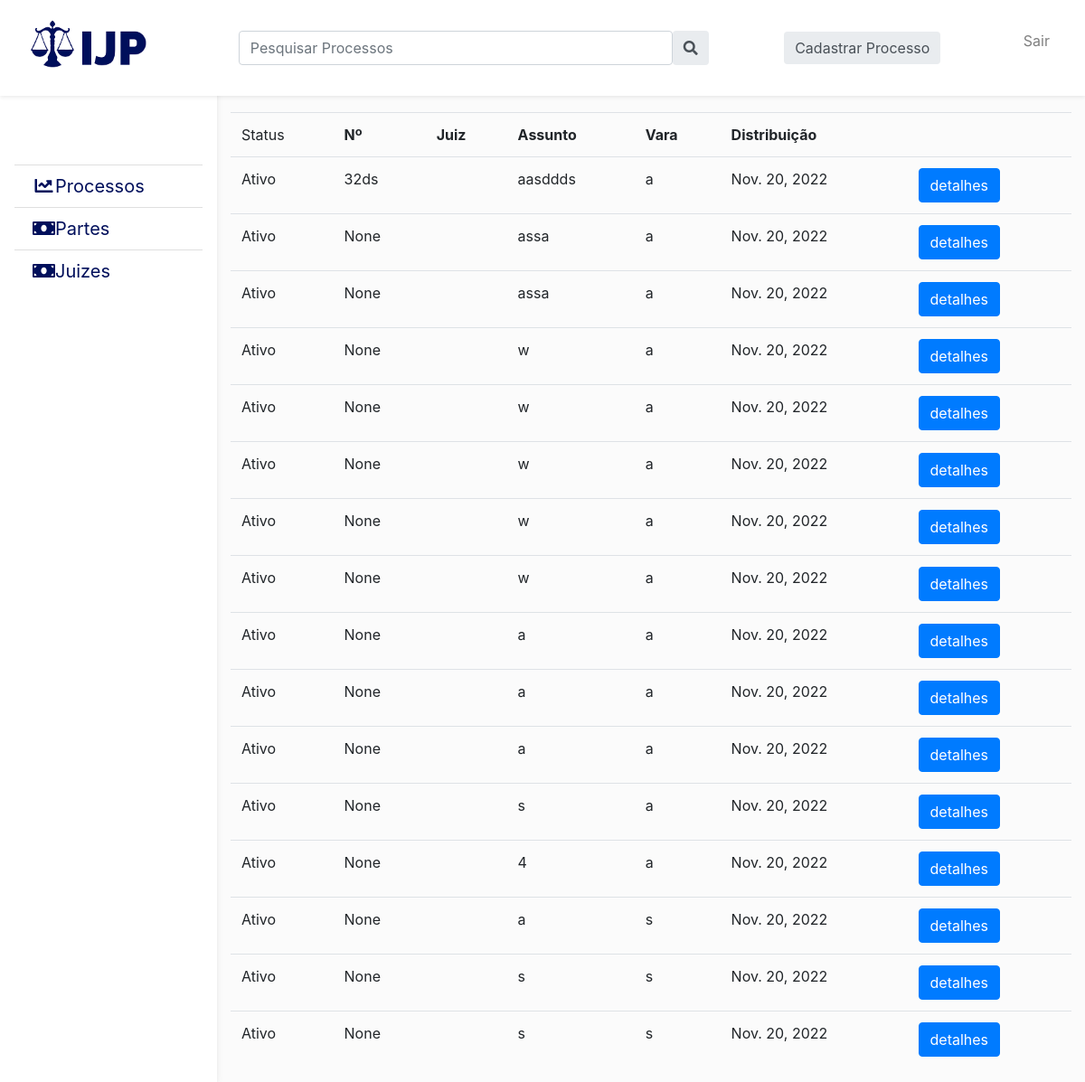
The app's page /processos (signed in), older data.
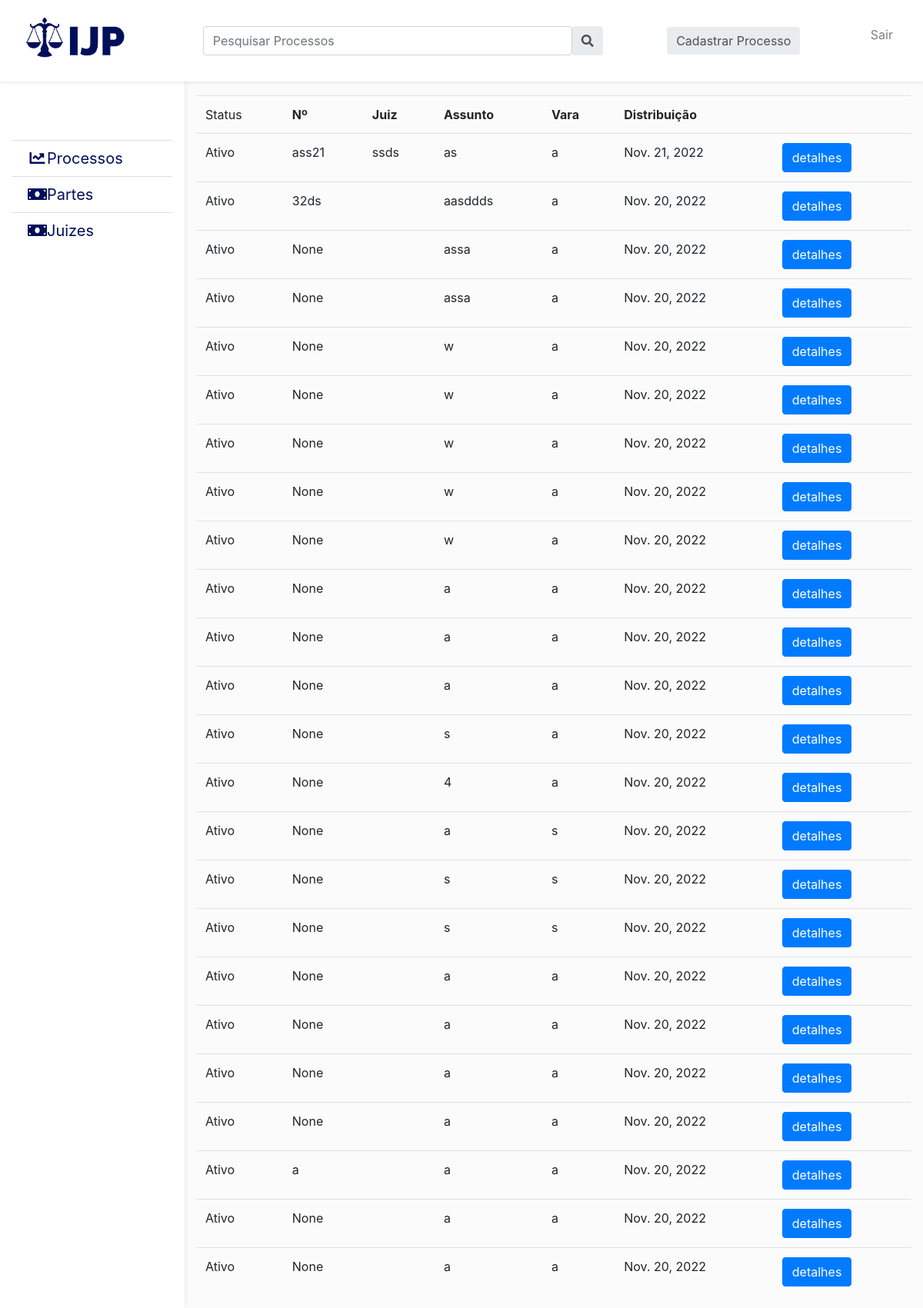
The same page, newer data.
### process/models.py (models this page shows)
class Process (models.Model):
    number = models.CharField(
        max_length=25, unique=True, null=True, blank=True)
    class_process = models.CharField(max_length=50)
    court = models.CharField(max_length=50)
    forum = models.CharField(max_length=50)
    subject = models.CharField(max_length=50)
    organ = models.CharField(max_length=50, null=True, blank=True)
    area = models.CharField(max_length=50, null=True, blank=True)
    county = models.CharField(max_length=50, null=True, blank=True)
    controll = models.CharField(max_length=50, null=True, blank=True)
    distribution = models.DateField(auto_now_add=True)
    judge = models.ForeignKey(
        Judge, on_delete=models.SET_NULL, null=True, blank=True)
    value = models.FloatField()
    status = models.BooleanField(default=True, null=True, blank=True)
    slug = models.SlugField(null=True, blank=True)

### judge/models.py (models this page shows, shortened)
class Judge(models.Model):
    name = models.CharField(max_length=100, null=False)
    cnj = models.CharField(max_length=18, null=False, )

### process/views/admin_processes_views.py (the view, shortened to what this page needs)
# urls.py: path('processos', views.ProcessList.as_view(), name='list'),
@method_decorator(
    login_required(login_url='process:loginPage', redirect_field_name='next'),
    name='dispatch'
)
class ProcessList(ListView):
    model = Process
    context_object_name = 'processes'
    ordering = ['-distribution']
    template_name = 'adm/process/processList.html'
    def get_queryset(self, *args, **kwargs):
        search = self.request.GET.get('search')
        qs = super().get_queryset(*args, **kwargs)
        return qs
    def get_context_data(self, *args, **kwargs):
        ctx = super().get_context_data(*args, **kwargs)
        ctx.update({"active": 1, 'tag': 'Processo', })
        return ctx

### templates/adm/process/processList.html (shortened to what this page needs)
{% extends 'adm/baseAdmin.html' %}
{% block searchInput %}
<form method="GET" class="d-none d-md-flex input-group w-auto my-auto">
  <input name="search" autocomplete="off" type="search" class="form-control rounded"
    placeholder='Pesquisar Processos' style="min-width: 10px; width:60vh;" />
  <button type="submit" class="input-group-text border-0"><i class="fas fa-search"></i></button>
</form>
{% endblock searchInput %}
{%block button%}
<form method="GET" class="d-none d-md-flex input-group w-auto my-auto">
  <a href="{% url 'process:register'  %}" type="button" class="btn input-group-text border-0">Cadastrar {{tag}}</a>
</form>
{% endblock %}
{%block content%}
<table class="table table-stripped">
    <tbody>
      <tr>
        <td>Status</td>
        <td><b>Nº</b></td>
        <td><b>Juiz</b></td>
        <td><b>Assunto</b></td>
        <td><b>Vara</b></td>
        <td><b>Distribuição</b></td>
        <td></td>
      </tr>
      {% for i in processes  %}
      <tr>
        {% if  i.status%}
        <td>Ativo</td>
        {%else %}
        <td>Inativo</td>
        {% endif %}
      <td>{{i.number}}</td>
        <td>{{i.judge.name}}</td>
        <td>{{i.subject}}</td>
        <td>{{i.court}}</td>
        <td>{{i.distribution}}</td>
        <td><a href="{%url 'process:detail' i.id  %}" style="color:#FFF;" class='btn btn-primary'>detalhes</button></td>
      </tr>
      {% endfor %}
    </tbody>
  </table>
{% endblock %}

Row changes from the older to the newer data that the page shows:
added Process: status "Ativo", number "ass21", judge.name "ssds", subject "as", court "a", distribution "Nov. 21, 2022"
added Process: status "Ativo", number "None", subject "a", court "a", distribution "Nov. 20, 2022"
added Process: status "Ativo", number "None", subject "a", court "a", distribution "Nov. 20, 2022"
added Process: status "Ativo", number "None", subject "a", court "a", distribution "Nov. 20, 2022"
added Process: status "Ativo", number "None", subject "a", court "a", distribution "Nov. 20, 2022"
added Process: status "Ativo", number "a", subject "a", court "a", distribution "Nov. 20, 2022"
added Process: status "Ativo", number "None", subject "a", court "a", distribution "Nov. 20, 2022"
added Process: status "Ativo", number "None", subject "a", court "a", distribution "Nov. 20, 2022"
